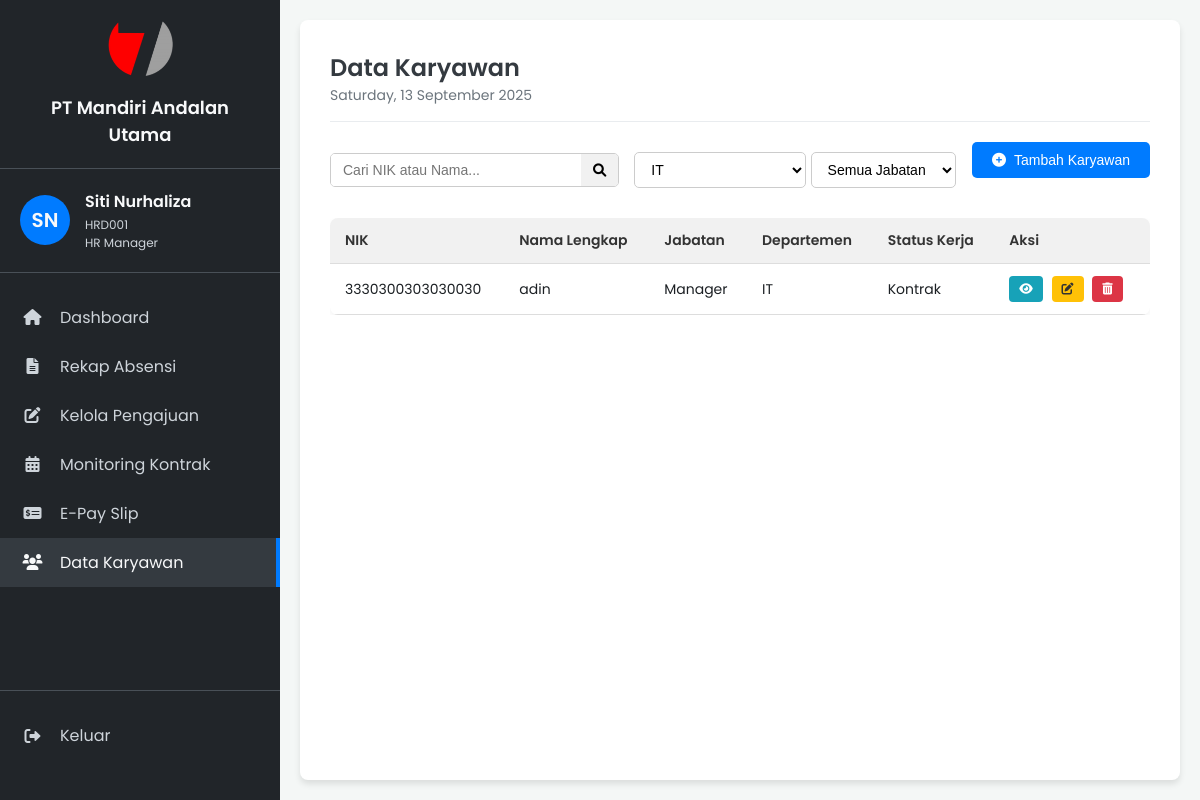
Screenshot of /data_karyawan/data_karyawan.php?departemen=IT with the database file from the repository.
### tables this page shows
CREATE TABLE `karyawan` (
  `nik_ktp` varchar(16) NOT NULL COMMENT 'NIK dari KTP, sebagai primary key',
  `nama_lengkap` varchar(100) NOT NULL,
  `jenis_kelamin` enum('Laki-laki','Perempuan') NOT NULL,
  `tempat_lahir` varchar(50) DEFAULT NULL,
  `tanggal_lahir` date NOT NULL,
  `alamat` text,
  `no_hp_wa` varchar(20) NOT NULL,
  `status_pernikahan` enum('Lajang','Menikah','Cerai') NOT NULL,
  `agama` varchar(20) NOT NULL,
  `foto_path` varchar(255) DEFAULT NULL COMMENT 'Path atau URL ke file foto',
  `serumah_nama` varchar(100) DEFAULT NULL,
  `serumah_no_hp` varchar(20) DEFAULT NULL,
  `serumah_alamat` text,
  `serumah_hubungan` varchar(50) DEFAULT NULL,
  `tidaksesumah_nama` varchar(100) DEFAULT NULL,
  `tidaksesumah_no_hp` varchar(20) DEFAULT NULL,
  `tidaksesumah_alamat` text,
  `tidaksesumah_hubungan` varchar(50) DEFAULT NULL,
  `nik_karyawan` varchar(20) NOT NULL COMMENT 'Nomor Induk Karyawan perusahaan',
  `tanggal_masuk` date NOT NULL,
  `departemen` varchar(50) NOT NULL,
  `jabatan` varchar(50) NOT NULL,
  `status_kerja` enum('Kontrak','Tetap','Magang','Outsourcing') NOT NULL,
  `lokasi_kerja` varchar(100) NOT NULL,
  `npwp` varchar(30) DEFAULT NULL,
  `bpjs_kesehatan` varchar(30) DEFAULT NULL,
  `bpjs_ketenagakerjaan` varchar(30) DEFAULT NULL,
  `rekening` varchar(50) DEFAULT NULL,
  `nama_bank` varchar(50) DEFAULT NULL,
  `email` varchar(100) NOT NULL,
  `password_hash` varchar(255) NOT NULL COMMENT 'Password yang di-hash',
  `role` enum('Karyawan','HRD','Manager') NOT NULL,
  `created_at` timestamp NOT NULL DEFAULT CURRENT_TIMESTAMP,
  `tanggal_akhir_kontrak` date DEFAULT NULL
);

### data_karyawan/data_karyawan.php (the view, shortened to what this page needs)
<?php
$servername = "localhost";
$username = "root";
$password = "";
$dbname = "hrd_system";
$conn = new mysqli($servername, $username, $password, $dbname);
$search_query = isset($_GET['search']) ? $_GET['search'] : '';
$filter_dept = isset($_GET['departemen']) ? $_GET['departemen'] : '';
$sql = "SELECT * FROM karyawan WHERE 1=1";
$params = [];
$types = '';
if (!empty($filter_dept)) {
    $sql .= " AND departemen = ?";
    $params[] = &$filter_dept;
    $types .= "s";
}
$stmt = $conn->prepare($sql);
if ($stmt) {
    if (!empty($params)) {
        $stmt->bind_param($types, ...$params);
    }
    $stmt->execute();
    $result = $stmt->get_result();
    $employees = $result->fetch_all(MYSQLI_ASSOC);
} else {
    $employees = [];
    echo "Error: " . $conn->error;
}
$departments_sql = "SELECT DISTINCT departemen FROM karyawan ORDER BY departemen";
$departments_result = $conn->query($departments_sql);
$all_departments = [];
if ($departments_result) {
    while ($row = $departments_result->fetch_assoc()) {
        $all_departments[] = $row['departemen'];
    }
}
?>
<!DOCTYPE html>
<html lang="id">
<head>
    <link rel="stylesheet" href="../style.css">
    <link rel="stylesheet" href="https://cdnjs.cloudflare.com/ajax/libs/font-awesome/6.0.0-beta3/css/all.min.css">
</head>
<body>
    <div class="container">
        <aside class="sidebar">
            <div class="company-brand">
                <img src="../image/manu.png" alt="Logo PT Mandiri Andalan Utama" class="company-logo">
                <p class="company-name">PT Mandiri Andalan Utama</p>
            </div>
            <div class="user-info">
                <div class="user-avatar">SN</div>
                <div class="user-details">
                    <p class="user-name">Siti Nurhaliza</p>
                    <p class="user-id">HRD001</p>
                    <p class="user-role">HR Manager</p>
                </div>
            </div>
            <nav class="sidebar-nav">
                <ul>
                    <li><a href="../index.php"><i class="fas fa-home"></i> Dashboard</a></li>
                    <li><a href="#"><i class="fas fa-file-alt"></i> Rekap Absensi</a></li>
                    <li><a href="../pengajuan/kelola_pengajuan.php"><i class="fas fa-edit"></i> Kelola Pengajuan</a>
                    </li>
                    <li><a href="#"><i class="fas fa-calendar-alt"></i> Monitoring Kontrak</a></li>
                    <li><a href="../payslip/e_payslip_hrd.php"><i class="fas fa-money-check-alt"></i> E-Pay Slip</a>
                    </li>
                    <li class="active"><a href="#"><i class="fas fa-users"></i> Data Karyawan</a></li>
                </ul>
            </nav>
            <div class="logout-link">
                <a href="#"><i class="fas fa-sign-out-alt"></i> Keluar</a>
            </div>
        </aside>
        <main class="main-content">
            <header class="main-header">
                <h1>Data Karyawan</h1>
                <p class="current-date"><?php echo date('l, d F Y'); ?></p>
            </header>
            <div class="toolbar">
                <div class="search-filter-container">
                    <form action="data_karyawan.php" method="GET" class="search-form">
                        <div class="search-box">
                            <input type="text" name="search" placeholder="Cari NIK atau Nama..."
                                value="<?php echo htmlspecialchars($search_query); ?>">
                            <button type="submit"><i class="fas fa-search"></i></button>
                        </div>
                        <div class="filter-box">
                            <select name="departemen" onchange="this.form.submit()">
                                <?php
                                foreach ($all_departments as $dept) {
                                    $selected = ($filter_dept == $dept) ? 'selected' : '';
                                    echo "<option value='" . htmlspecialchars($dept) . "' $selected>" . htmlspecialchars($dept) . "</option>";
                                }
                                ?>
                            </select>
                            <select name="jabatan" onchange="this.form.submit()">
                                <option value="">Semua Jabatan</option>
                            </select>
                        </div>
                    </form>
                </div>
                <div class="action-buttons">
                    <button class="add-button" onclick="openModal()">
                        <i class="fas fa-plus-circle"></i> Tambah Karyawan
                    </button>
                </div>
            </div>
            <div class="data-table-container">
                <table>
                    <thead>
                        <tr>
                            <th>NIK</th>
                            <th>Nama Lengkap</th>
                            <th>Jabatan</th>
                            <th>Departemen</th>
                            <th>Status Kerja</th>
                            <th>Aksi</th>
                        </tr>
                    </thead>
                    <tbody>
                        <?php if (empty($employees)): ?>
                            <tr>
                                <td colspan="6" style="text-align: center;">Tidak ada data karyawan yang ditemukan.</td>
                            </tr>
                        <?php else: ?>
                            <?php foreach ($employees as $employee): ?>
                                <tr>
                                    <td><?php echo htmlspecialchars($employee['nik_ktp']); ?></td>
                                    <td><?php echo htmlspecialchars($employee['nama_lengkap']); ?></td>
                                    <td><?php echo htmlspecialchars($employee['jabatan']); ?></td>
                                    <td><?php echo htmlspecialchars($employee['departemen']); ?></td>
                                    <td><?php echo htmlspecialchars($employee['status_kerja']); ?></td>
                                    <td>
                                        <button class="action-btn view-btn"
                                            onclick="openViewModal('<?php echo htmlspecialchars($employee['nik_ktp']); ?>')"><i
                                                class="fas fa-eye"></i></button>
                                        <button class="action-btn edit-btn"
                                            onclick="openEditModal('<?php echo htmlspecialchars($employee['nik_ktp']); ?>')"><i
                                                class="fas fa-edit"></i></button>
                                        <button class="action-btn delete-btn"
                                            onclick="confirmDelete('<?php echo htmlspecialchars($employee['nik_ktp']); ?>')"><i
                                                class="fas fa-trash-alt"></i></button>
                                    </td>
                                </tr>
                            <?php endforeach; ?>
                        <?php endif; ?>
                    </tbody>
                </table>
            </div>
        </main>
    </div>
</body>
</html>

### style.css (style rules this page uses)
:root { --primary-color: #007bff; --dark-bg: #212529; --darker-bg: #1c2024; --text-color: #f8f9fa; --light-text-color: #ced4da; --active-bg: #343a40; --border-color: #495057; }
* { margin: 0; padding: 0; box-sizing: border-box; }
body { font-family: 'Poppins', sans-serif; background-color: #f4f7f6; color: var(--darker-bg); }
.container { display: flex; height: 100vh; }
.sidebar { width: 280px; background-color: var(--dark-bg); color: var(--text-color); display: flex; flex-direction: column; padding: 20px 0; }
.company-brand { padding: 0 20px 20px; text-align: center; border-bottom: 1px solid var(--border-color); margin-bottom: 20px; }
.company-logo { max-width: 70px; height: auto; margin-bottom: 10px; }
.company-name { font-size: 18px; font-weight: 600; color: var(--text-color); margin: 0; }
.user-info { display: flex; align-items: center; padding: 0 20px 20px; border-bottom: 1px solid var(--border-color); margin-bottom: 20px; }
.user-avatar { width: 50px; height: 50px; background-color: var(--primary-color); border-radius: 50%; display: flex; justify-content: center; align-items: center; font-size: 20px; font-weight: 600; margin-right: 15px; }
.user-details .user-name { font-size: 16px; font-weight: 600; margin-bottom: 2px; }
.user-details .user-id, .user-details .user-role { font-size: 12px; color: var(--light-text-color); margin: 0; }
.sidebar-nav ul { list-style: none; }
.sidebar-nav li a { display: flex; align-items: center; padding: 12px 20px; color: var(--light-text-color); text-decoration: none; transition: background-color 0.2s, color 0.2s; }
.sidebar-nav li a:hover, .sidebar-nav li.active a { background-color: var(--active-bg); color: var(--text-color); }
.sidebar-nav li.active a { border-right: 4px solid var(--primary-color); }
.sidebar-nav li a i { width: 25px; text-align: center; margin-right: 15px; }
.logout-link { margin-top: auto; padding: 20px 0; border-top: 1px solid var(--border-color); }
.logout-link a { display: flex; align-items: center; padding: 12px 20px; color: var(--light-text-color); text-decoration: none; transition: background-color 0.2s, color 0.2s; }
.logout-link a i { width: 25px; text-align: center; margin-right: 15px; }
.main-content { flex-grow: 1; padding: 30px; background-color: #fff; border-radius: 8px; box-shadow: 0 4px 6px rgba(0, 0, 0, 0.1); margin: 20px; overflow: auto; }
.main-header { margin-bottom: 20px; padding-bottom: 15px; border-bottom: 1px solid #e9ecef; }
.main-header h1 { font-size: 24px; font-weight: 600; color: #343a40; }
.main-header .current-date { font-size: 14px; color: #6c757d; }
.action-buttons { margin-bottom: 20px; }
.add-button { background-color: var(--primary-color); color: white; padding: 10px 20px; border: none; border-radius: 5px; cursor: pointer; font-size: 14px; display: inline-flex; align-items: center; transition: background-color 0.2s; }
.add-button i { margin-right: 8px; }
.data-table-container { overflow-x: auto; }
table { width: 100%; border-collapse: collapse; background-color: #fff; border-radius: 8px; overflow: hidden; box-shadow: 0 2px 5px rgba(0, 0, 0, 0.05); }
thead { background-color: #f1f1f1; }
th, td { padding: 12px 15px; text-align: left; border-bottom: 1px solid #ddd; font-size: 14px; }
th { font-weight: 600; color: #333; }
.action-btn { padding: 6px 10px; border-radius: 4px; border: none; cursor: pointer; font-size: 12px; margin-right: 5px; position: relative; z-index: 10; outline: none; transition: background-color 0.2s; }
.view-btn { background-color: #17a2b8; color: white; }
.edit-btn { background-color: #ffc107; color: #333; }
.delete-btn { background-color: #dc3545; color: white; }
.toolbar { display: flex; justify-content: space-between; align-items: center; margin-bottom: 20px; }
.search-filter-container { display: flex; gap: 15px; align-items: center; }
.search-form { display: flex; align-items: center; gap: 15px; }
.search-box { display: flex; border: 1px solid #ccc; border-radius: 5px; overflow: hidden; }
.search-box input { border: none; padding: 8px 12px; font-size: 14px; width: 250px; }
.search-box button { background-color: #f1f1f1; border: none; padding: 8px 12px; cursor: pointer; transition: background-color 0.2s; }
.filter-box select { padding: 8px 12px; border: 1px solid #ccc; border-radius: 5px; font-size: 14px; background-color: white; }

### rows the page displays
karyawan: nik_ktp "3330300303030030", nama_lengkap "adin", jabatan "Manager", departemen "IT", status_kerja "Kontrak"

### other values shown
form field departemen "IT"
